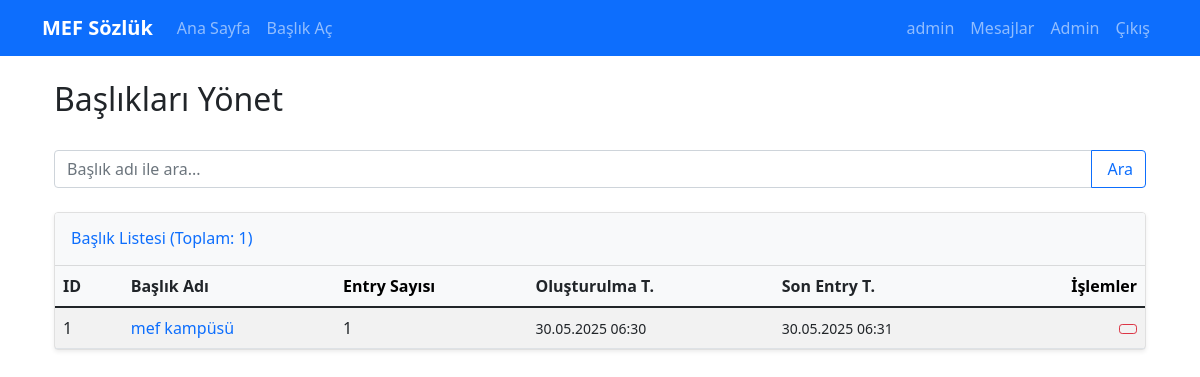
Page /admin/titles (signed in) on the committed database.
### app/models/user.py (models this page shows, shortened)
class User(UserMixin, db.Model):
    id = db.Column(db.Integer, primary_key=True)
    email = db.Column(db.String(120), unique=True, nullable=False)
    nickname = db.Column(db.String(80), unique=True, nullable=False)
    real_name = db.Column(db.String(100), nullable=False)
    password_hash = db.Column(db.String(128))
    email_confirmed = db.Column(db.Boolean, default=False)
    email_confirmation_token = db.Column(db.String(100), unique=True)
    created_at = db.Column(db.DateTime, default=lambda: datetime.now(timezone.utc))
    last_seen = db.Column(db.DateTime, default=lambda: datetime.now(timezone.utc))
    is_admin = db.Column(db.Boolean, default=False)
    is_active = db.Column(db.Boolean, default=True)
    bio = db.Column(db.Text)
    entries = db.relationship('Entry', backref='author', lazy='dynamic', cascade='all, delete-orphan')
    following = db.relationship('Follow',
                               foreign_keys='Follow.follower_id',
                               backref='follower',
                               lazy='dynamic',
                               cascade='all, delete-orphan')
    followers = db.relationship('Follow',
                               foreign_keys='Follow.followed_id',
                               backref='followed',
                               lazy='dynamic',
                               cascade='all, delete-orphan')
    favorites = db.relationship('Favorite', backref='user', lazy='dynamic', cascade='all, delete-orphan')
    sent_messages = db.relationship('Message',
                                   foreign_keys='Message.sender_id',
                                   backref='sender',
                                   lazy='dynamic',
                                   cascade='all, delete-orphan')
    received_messages = db.relationship('Message',
                                       foreign_keys='Message.recipient_id',
                                       backref='recipient',
                                       lazy='dynamic',
                                       cascade='all, delete-orphan')
    def get_unread_message_count(self):
        return self.received_messages.filter_by(is_read=False).count()

### app/models/entry.py (models this page shows, shortened)
class Title(db.Model):
    id = db.Column(db.Integer, primary_key=True)
    name = db.Column(db.String(200), unique=True, nullable=False)
    created_at = db.Column(db.DateTime, default=lambda: datetime.now(timezone.utc))
    last_entry_time = db.Column(db.DateTime, default=lambda: datetime.now(timezone.utc))
    entries = db.relationship('Entry', backref='title', lazy='dynamic', cascade='all, delete-orphan')
    def entry_count(self):
        return self.entries.count()

### app/routes/admin.py (the view)
@admin_bp.route('/titles')
@login_required
@admin_required
def manage_titles():
    page = request.args.get('page', 1, type=int)
    search = request.args.get('search', default="", type=str).strip()
    sort_by = request.args.get('sort_by', 'created_at')
    sort_order = request.args.get('sort_order', 'desc')
    query = Title.query # BAŞLANGIÇ ATAMASI
    if search:
        search_term = f"%{search}%"
        query = query.filter(Title.name.ilike(search_term))
    order_column_map = {
        'id': Title.id,
        'name': Title.name,
        'entry_count': db.func.count(Entry.id), # Bu şekilde sıralama için join ve group_by gerekebilir
        'created_at': Title.created_at,
        'last_entry_time': Title.last_entry_time
    }
    order_column = order_column_map.get(sort_by, Title.created_at)
    if sort_by == 'entry_count': # Özel durum: entry sayısına göre sıralama
        if sort_order == 'asc':
            query = query.outerjoin(Title.entries).group_by(Title.id).order_by(db.func.count(Entry.id).asc())
        else:
            query = query.outerjoin(Title.entries).group_by(Title.id).order_by(db.func.count(Entry.id).desc())
    elif sort_order == 'asc':
        query = query.order_by(order_column.asc())
    else:
        query = query.order_by(order_column.desc())
    titles = query.paginate(page=page, per_page=10, error_out=False)
    return render_template('admin/titles.html',
                            titles=titles,
                            search=search,
                            sort_by=sort_by,
                            sort_order=sort_order)

### app/__init__.py (called while the page is built)
@login_manager.user_loader
def load_user(user_id):
    from app.models.user import User
    return User.query.get(int(user_id))

### app/templates/admin/titles.html (shortened to what this page needs)
{% extends "base.html" %} {% block page_title %}Başlıkları Yönet{% endblock %}
{% block content %}
<div class="container-fluid mt-4 mb-5">
    <div class="d-flex justify-content-between align-items-center mb-4">
        <h2>Başlıkları Yönet</h2>
    </div>
    <form method="GET" action="{{ url_for('admin.manage_titles') }}" class="mb-4">
        <div class="input-group">
            <input type="text" class="form-control" name="search" placeholder="Başlık adı ile ara..." value="{{ search|default('') }}">
            <button class="btn btn-outline-primary" type="submit"> Ara</button>
        </div>
    </form>
    {% if titles and titles.items %}
    <div class="card shadow-sm">
        <div class="card-header bg-light py-3">
            <h6 class="m-0 font-weight-bold text-primary">Başlık Listesi (Toplam: {{ titles.total }})</h6>
        </div>
        <div class="card-body p-0">
            <div class="table-responsive">
                <table class="table table-hover table-striped align-middle mb-0">
                    <thead class="table-light">
                        <tr>
                            {% macro sortable_th(field_name, display_name, current_sort_by, current_sort_order, current_search) -%}
                                <th scope="col">
                                    <a href="{{ url_for('admin.manage_titles', page=request.args.get('page', 1), search=current_search, sort_by=field_name, sort_order='asc' if current_sort_by == field_name and current_sort_order == 'desc' else 'desc') }}" class="text-decoration-none text-dark">
                                        {{ display_name }}
                                    </a>
                                </th>
                            {%- endmacro %}
                            {{ sortable_th('id', 'ID', sort_by, sort_order, search) }}
                            {{ sortable_th('name', 'Başlık Adı', sort_by, sort_order, search) }}
                            <th scope="col">Entry Sayısı</th> {{ sortable_th('created_at', 'Oluşturulma T.', sort_by, sort_order, search) }}
                            {{ sortable_th('last_entry_time', 'Son Entry T.', sort_by, sort_order, search) }}
                            <th scope="col" class="text-end">İşlemler</th>
                        </tr>
                    </thead>
                    <tbody>
                        {% for title_item in titles.items %}
                        <tr>
                            <td>{{ title_item.id }}</td>
                            <td>
                                <a href="{{ url_for('main.view_title', id=title_item.id) }}" target="_blank" class="text-decoration-none" title="{{ title_item.name }}">
                                    {{ title_item.name|truncate(70) }}
                                </a>
                            </td>
                            <td>{{ title_item.entry_count() }}</td>
                            <td><small>{{ title_item.created_at.strftime('%d.%m.%Y %H:%M') }}</small></td>
                            <td><small>{{ title_item.last_entry_time.strftime('%d.%m.%Y %H:%M') }}</small></td>
                            <td class="text-end">
                                <form action="{{ url_for('admin.delete_title', title_id=title_item.id) }}" method="POST" class="d-inline-block"
                                      onsubmit="return confirm('\'{{ title_item.name|replace("'", "\\'")|replace('"', '\\"')|replace("\n", "\\n") }}\' başlıklı konuyu ve tüm entry\'lerini kalıcı olarak silmek istediğinizden emin misiniz? Bu işlem geri alınamaz.');">
                                    <button type="submit" class="btn btn-sm btn-outline-danger" title="Başlığı ve Tüm Entry'lerini Sil">
                                    </button>
                                </form>
                            </td>
                        </tr>
                        {% endfor %}
                    </tbody>
                </table>
            </div>
        </div>
    </div>
    {% else %}
    <div class="alert alert-info text-center" role="alert">
        Aradığınız kriterlere uygun başlık bulunamadı veya henüz hiç başlık yok.
    </div>
    {% endif %}
</div>
{% endblock %}

### app/templates/base.html (shortened to what this page needs)
<!DOCTYPE html>
<html lang="tr">
<head>
    <link href="https://cdn.jsdelivr.net/npm/bootstrap@5.1.3/dist/css/bootstrap.min.css" rel="stylesheet">
    <link href="{{ url_for('static', filename='css/style.css') }}" rel="stylesheet">
</head>
<body>
    <nav class="navbar navbar-expand-lg navbar-dark bg-primary">
        <div class="container">
            <a class="navbar-brand" href="{{ url_for('main.index') }}">MEF Sözlük</a>
            <div class="navbar-nav me-auto">
                <a class="nav-link" href="{{ url_for('main.index') }}">Ana Sayfa</a>
                {% if current_user.is_authenticated %}
                    <a class="nav-link" href="{{ url_for('entry.create_title') }}">Başlık Aç</a>
                {% endif %}
            </div>
            <div class="navbar-nav">
                {% if current_user.is_authenticated %}
                    <a class="nav-link" href="{{ url_for('user.profile', nickname=current_user.nickname) }}">
                        {{ current_user.nickname }}
                    </a>
                    <a class="nav-link" href="{{ url_for('user.messages') }}">
                        Mesajlar
                    </a>
                    {% if current_user.is_admin %}
                        <a class="nav-link" href="{{ url_for('admin.dashboard') }}">Admin</a>
                    {% endif %}
                    <a class="nav-link" href="{{ url_for('auth.logout') }}">Çıkış</a>
                {% else %}
                    <a class="nav-link" href="{{ url_for('auth.login') }}">Giriş</a>
                    <a class="nav-link" href="{{ url_for('auth.register') }}">Kayıt Ol</a>
                {% endif %}
            </div>
        </div>
    </nav>
    <div class="container mt-4">
        {% block content %}{% endblock %}
    </div>
</body>
</html>

### app/static/css/style.css (style rules this page uses)
.navbar-brand { font-weight: bold; }
.card { box-shadow: 0 2px 4px rgba(0,0,0,0.1); border: 1px solid #e0e0e0; }
a[href*="/user/"] { font-weight: 500; text-decoration: none; }

### rows in the picture
User: nickname "admin"
Title: id "1", name "mef kampüsü", entry_count "1", created_at "30.05.2025 06:30", last_entry_time "30.05.2025 06:31"

### other values in the picture
{{ titles.total }} "1"
{{ display_name }} "ID Başlık Adı Oluşturulma T. Son Entry T."
